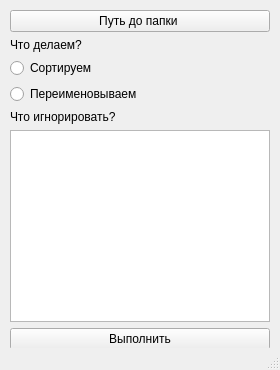
<?xml version="1.0" encoding="UTF-8"?>
<ui version="4.0">
 <class>MainWindow</class>
 <widget class="QMainWindow" name="MainWindow">
  <property name="enabled">
   <bool>true</bool>
  </property>
  <property name="geometry">
   <rect>
    <x>0</x>
    <y>0</y>
    <width>280</width>
    <height>370</height>
   </rect>
  </property>
  <property name="minimumSize">
   <size>
    <width>280</width>
    <height>370</height>
   </size>
  </property>
  <property name="maximumSize">
   <size>
    <width>280</width>
    <height>370</height>
   </size>
  </property>
  <property name="windowTitle">
   <string>Корректор</string>
  </property>
  <widget class="QWidget" name="centralwidget">
   <widget class="QWidget" name="layoutWidget">
    <property name="geometry">
     <rect>
      <x>10</x>
      <y>10</y>
      <width>260</width>
      <height>340</height>
     </rect>
    </property>
    <layout class="QVBoxLayout" name="verticalLayout_3">
     <item>
      <widget class="QPushButton" name="pushButton">
       <property name="text">
        <string>Путь до папки </string>
       </property>
      </widget>
     </item>
     <item>
      <layout class="QVBoxLayout" name="verticalLayout">
       <item>
        <widget class="QLabel" name="label_2">
         <property name="text">
          <string>Что делаем?</string>
         </property>
        </widget>
       </item>
       <item>
        <widget class="QRadioButton" name="radioButton">
         <property name="text">
          <string>Сортируем</string>
         </property>
        </widget>
       </item>
       <item>
        <widget class="QRadioButton" name="radioButton_2">
         <property name="text">
          <string>Переименовываем</string>
         </property>
        </widget>
       </item>
      </layout>
     </item>
     <item>
      <layout class="QVBoxLayout" name="verticalLayout_2">
       <item>
        <widget class="QLabel" name="label">
         <property name="text">
          <string>Что игнорировать?</string>
         </property>
        </widget>
       </item>
       <item>
        <widget class="QTextEdit" name="textEdit"/>
       </item>
      </layout>
     </item>
     <item>
      <widget class="QPushButton" name="pushButton_2">
       <property name="text">
        <string>Выполнить</string>
       </property>
      </widget>
     </item>
    </layout>
   </widget>
  </widget>
  <widget class="QStatusBar" name="statusbar"/>
 </widget>
 <resources/>
 <connections/>
</ui>
